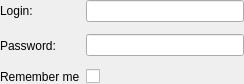
<?xml version="1.0" encoding="UTF-8"?>
<ui version="4.0">
 <class>AuthenticationWidget</class>
 <widget class="QWidget" name="AuthenticationWidget">
  <property name="geometry">
   <rect>
    <x>0</x>
    <y>0</y>
    <width>244</width>
    <height>84</height>
   </rect>
  </property>
  <property name="windowTitle">
   <string>Authentication</string>
  </property>
  <layout class="QGridLayout" name="gridLayout">
   <property name="margin">
    <number>0</number>
   </property>
   <item row="0" column="1" colspan="3">
    <widget class="QLineEdit" name="leLogin"/>
   </item>
   <item row="1" column="1" rowspan="3" colspan="3">
    <widget class="QLineEdit" name="lePassword">
     <property name="echoMode">
      <enum>QLineEdit::Password</enum>
     </property>
    </widget>
   </item>
   <item row="0" column="0">
    <widget class="QLabel" name="lblLogin">
     <property name="text">
      <string>Login:</string>
     </property>
    </widget>
   </item>
   <item row="1" column="0" rowspan="3">
    <widget class="QLabel" name="lblPassword">
     <property name="text">
      <string>Password:</string>
     </property>
    </widget>
   </item>
   <item row="4" column="0">
    <widget class="QLabel" name="lblRemember">
     <property name="text">
      <string>Remember me</string>
     </property>
    </widget>
   </item>
   <item row="4" column="1">
    <widget class="QCheckBox" name="cbRemember">
     <property name="text">
      <string/>
     </property>
    </widget>
   </item>
  </layout>
 </widget>
 <tabstops>
  <tabstop>leLogin</tabstop>
  <tabstop>lePassword</tabstop>
 </tabstops>
 <resources/>
 <connections/>
</ui>
